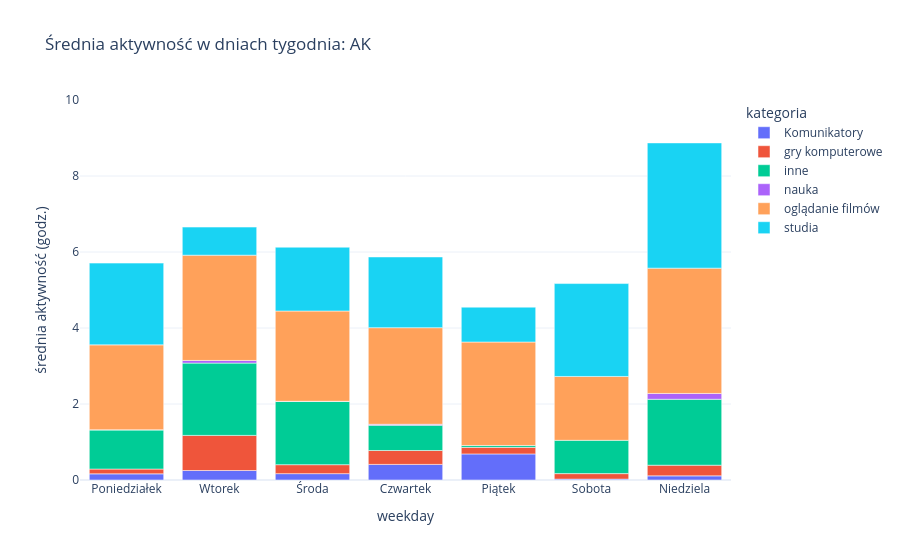

Source (notebook cell):
### Code cell
osoba = "AK"
df3 = df2[df2['osoba'] == osoba]
ylim = np.ceil(df2.groupby(['osoba','weekday'])['average_activity'].sum().reset_index()['average_activity'].max())
px.bar(df3,
       x='weekday',
       y = 'average_activity',
       color='category',
       category_orders={'weekday':['Poniedziałek','Wtorek','Środa','Czwartek','Piątek','Sobota','Niedziela']},
       labels={'weekday_number':'dzień tygodnia','average_activity':'średnia aktywność (godz.)','category':'kategoria'},
       title=f"Średnia aktywność w dniach tygodnia: {osoba}",
       template='plotly_white',
       range_y=[0,ylim])

### Figure 1 — Plotly figure (JSON) as saved in the notebook; plotly's stock layout.template omitted (floating-point values rounded to 4 significant figures)
{"data": [{"hovertemplate": "kategoria=Komunikatory<br>weekday=%{x}<br>średnia aktywność (godz.)=%{y}<extra></extra>", "legendgroup": "Komunikatory", "marker": {"color": "#636efa", "pattern": {"shape": ""}}, "name": "Komunikatory", "orientation": "v", "showlegend": true, "textposition": "auto", "type": "bar", "x": ["Czwartek", "Niedziela", "Piątek", "Poniedziałek", "Sobota", "Wtorek", "Środa"], "xaxis": "x", "y": [0.4106, 0.1088, 0.6861, 0.1619, 0.02346, 0.2501, 0.1675], "yaxis": "y"}, {"hovertemplate": "kategoria=gry komputerowe<br>weekday=%{x}<br>średnia aktywność (godz.)=%{y}<extra></extra>", "legendgroup": "gry komputerowe", "marker": {"color": "#EF553B", "pattern": {"shape": ""}}, "name": "gry komputerowe", "orientation": "v", "showlegend": true, "textposition": "auto", "type": "bar", "x": ["Czwartek", "Niedziela", "Piątek", "Poniedziałek", "Sobota", "Wtorek", "Środa"], "xaxis": "x", "y": [0.3659, 0.2809, 0.1729, 0.1261, 0.1444, 0.9242, 0.2357], "yaxis": "y"}, {"hovertemplate": "kategoria=inne<br>weekday=%{x}<br>średnia aktywność (godz.)=%{y}<extra></extra>", "legendgroup": "inne", "marker": {"color": "#00cc96", "pattern": {"shape": ""}}, "name": "inne", "orientation": "v", "showlegend": true, "textposition": "auto", "type": "bar", "x": ["Czwartek", "Niedziela", "Piątek", "Poniedziałek", "Sobota", "Wtorek", "Środa"], "xaxis": "x", "y": [0.6648, 1.734, 0.04961, 1.031, 0.8766, 1.901, 1.663], "yaxis": "y"}, {"hovertemplate": "kategoria=nauka<br>weekday=%{x}<br>średnia aktywność (godz.)=%{y}<extra></extra>", "legendgroup": "nauka", "marker": {"color": "#ab63fa", "pattern": {"shape": ""}}, "name": "nauka", "orientation": "v", "showlegend": true, "textposition": "auto", "type": "bar", "x": ["Czwartek", "Niedziela", "Poniedziałek", "Wtorek", "Środa"], "xaxis": "x", "y": [0.02529, 0.1541, 0.002817, 0.07066, 0.005341], "yaxis": "y"}, {"hovertemplate": "kategoria=oglądanie filmów<br>weekday=%{x}<br>średnia aktywność (godz.)=%{y}<extra></extra>", "legendgroup": "oglądanie filmów", "marker": {"color": "#FFA15A", "pattern": {"shape": ""}}, "name": "oglądanie filmów", "orientation": "v", "showlegend": true, "textposition": "auto", "type": "bar", "x": ["Czwartek", "Niedziela", "Piątek", "Poniedziałek", "Sobota", "Wtorek", "Środa"], "xaxis": "x", "y": [2.542, 3.297, 2.722, 2.234, 1.681, 2.77, 2.376], "yaxis": "y"}, {"hovertemplate": "kategoria=studia<br>weekday=%{x}<br>średnia aktywność (godz.)=%{y}<extra></extra>", "legendgroup": "studia", "marker": {"color": "#19d3f3", "pattern": {"shape": ""}}, "name": "studia", "orientation": "v", "showlegend": true, "textposition": "auto", "type": "bar", "x": ["Czwartek", "Niedziela", "Piątek", "Poniedziałek", "Sobota", "Wtorek", "Środa"], "xaxis": "x", "y": [1.861, 3.295, 0.917, 2.151, 2.444, 0.7395, 1.679], "yaxis": "y"}], "layout": {"barmode": "relative", "legend": {"title": {"text": "kategoria"}, "tracegroupgap": 0}, "title": {"text": "Średnia aktywność w dniach tygodnia: AK"}, "xaxis": {"anchor": "y", "categoryarray": ["Poniedziałek", "Wtorek", "Środa", "Czwartek", "Piątek", "Sobota", "Niedziela"], "categoryorder": "array", "domain": [0, 1], "title": {"text": "weekday"}}, "yaxis": {"anchor": "x", "domain": [0, 1], "range": [0, 10], "title": {"text": "średnia aktywność (godz.)"}}}}
